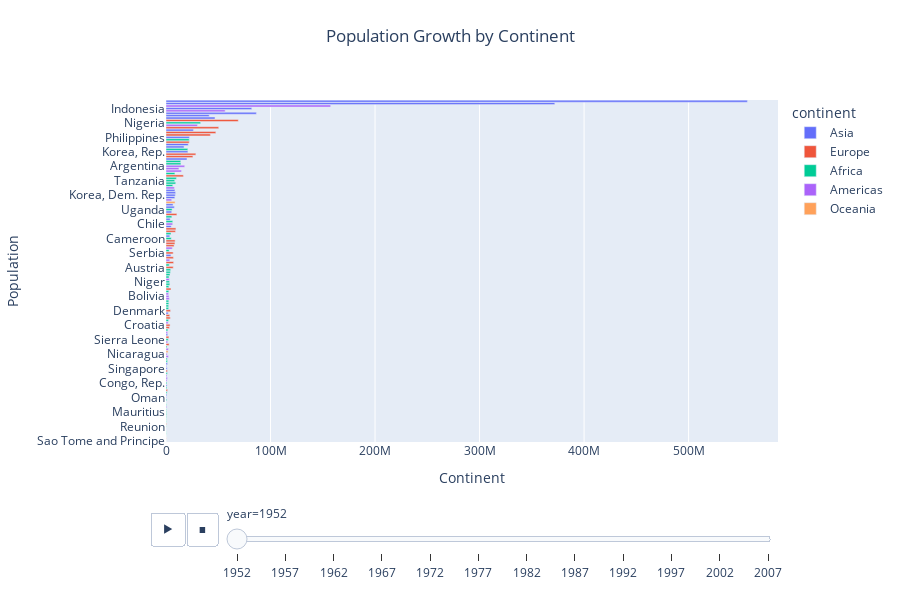

Notebook code for this chart:
### Markdown cell above
## Question 5:

Instead of the continents, lets look at individual countries. Create an animation that shows the population growth of the countries through the years

### Code cell
# YOUR CODE HERE
fig = px.bar(df, 
             x='pop', 
             y='country',
             animation_frame='year', 
             title='Population Growth by Continent',
             labels={'pop': 'Population'},
             category_orders={"country": df.groupby("country")["pop"].sum().sort_values(ascending=False).index},
             height=600, 
             color = 'continent'
            )


fig.update_layout(xaxis_title='Continent', yaxis_title='Population' , title_x=0.5, title_y=0.95)
# fig.update_xaxes(type='category')

fig.show()

### Figure 1 — Plotly figure (JSON) as saved in the notebook; plotly's stock layout.template omitted (floating-point values rounded to 4 significant figures; data arrays with more than 128 entries replaced by an {"elided": "..."} marker saying what was removed)
{"data": [{"alignmentgroup": "True", "hovertemplate": "continent=Asia<br>year=1952<br>Population=%{x}<br>country=%{y}<extra></extra>", "legendgroup": "Asia", "marker": {"color": "#636efa", "pattern": {"shape": ""}}, "name": "Asia", "offsetgroup": "Asia", "orientation": "h", "showlegend": true, "textposition": "auto", "type": "bar", "x": [8425333, 120447, 46886859, 4693836, 556263527, 2125900, 372000000, 82052000, 17272000, 5441766, 1620914, 86459025, 607914, 8865488, 20947571, 160000, 1439529, 6748378, 800663, 20092996, 9182536, 507833, 41346560, 22438691, 4005677, 1127000, 7982342, 3661549, 8550362, 21289402, 26246839, 1030585, 4963829], "xaxis": "x", "y": ["Afghanistan", "Bahrain", "Bangladesh", "Cambodia", "China", "Hong Kong, China", "India", "Indonesia", "Iran", "Iraq", "Israel", "Japan", "Jordan", "Korea, Dem. Rep.", "Korea, Rep.", "Kuwait", "Lebanon", "Malaysia", "Mongolia", "Myanmar", "Nepal", "Oman", "Pakistan", "Philippines", "Saudi Arabia", "Singapore", "Sri Lanka", "Syria", "Taiwan", "Thailand", "Vietnam", "West Bank and Gaza", "Yemen, Rep."], "yaxis": "y"}, {"alignmentgroup": "True", "hovertemplate": "continent=Europe<br>year=1952<br>Population=%{x}<br>country=%{y}<extra></extra>", "legendgroup": "Europe", "marker": {"color": "#EF553B", "pattern": {"shape": ""}}, "name": "Europe", "offsetgroup": "Europe", "orientation": "h", "showlegend": true, "textposition": "auto", "type": "bar", "x": [1282697, 6927772, 8730405, 2791000, 7274900, 3882229, 9125183, 4334000, 4090500, 42459667, 69145952, 7733250, 9504000, 147962, 2952156, 47666000, 413834, 10381988, 3327728, 25730551, 8526050, 16630000, 6860147, 3558137, 1489518, 28549870, 7124673, 4815000, 22235677, 50430000], "xaxis": "x", "y": ["Albania", "Austria", "Belgium", "Bosnia and Herzegovina", "Bulgaria", "Croatia", "Czech Republic", "Denmark", "Finland", "France", "Germany", "Greece", "Hungary", "Iceland", "Ireland", "Italy", "Montenegro", "Netherlands", "Norway", "Poland", "Portugal", "Romania", "Serbia", "Slovak Republic", "Slovenia", "Spain", "Sweden", "Switzerland", "Turkey", "United Kingdom"], "yaxis": "y"}, {"alignmentgroup": "True", "hovertemplate": "continent=Africa<br>year=1952<br>Population=%{x}<br>country=%{y}<extra></extra>", "legendgroup": "Africa", "marker": {"color": "#00cc96", "pattern": {"shape": ""}}, "name": "Africa", "offsetgroup": "Africa", "orientation": "h", "showlegend": true, "textposition": "auto", "type": "bar", "x": [9279525, 4232095, 1738315, 442308, 4469979, 2445618, 5009067, 1291695, 2682462, 153936, 14100005, 854885, 2977019, 63149, 22223309, 216964, 1438760, 20860941, 420702, 284320, 5581001, 2664249, 580653, 6464046, 748747, 863308, 1019729, 4762912, 2917802, 3838168, 1022556, 516556, 9939217, 6446316, 485831, 3379468, 33119096, 257700, 2534927, 60011, 2755589, 2143249, 2526994, 14264935, 8504667, 290243, 8322925, 1219113, 3647735, 5824797, 2672000, 3080907], "xaxis": "x", "y": ["Algeria", "Angola", "Benin", "Botswana", "Burkina Faso", "Burundi", "Cameroon", "Central African Republic", "Chad", "Comoros", "Congo, Dem. Rep.", "Congo, Rep.", "Cote d'Ivoire", "Djibouti", "Egypt", "Equatorial Guinea", "Eritrea", "Ethiopia", "Gabon", "Gambia", "Ghana", "Guinea", "Guinea-Bissau", "Kenya", "Lesotho", "Liberia", "Libya", "Madagascar", "Malawi", "Mali", "Mauritania", "Mauritius", "Morocco", "Mozambique", "Namibia", "Niger", "Nigeria", "Reunion", "Rwanda", "Sao Tome and Principe", "Senegal", "Sierra Leone", "Somalia", "South Africa", "Sudan", "Swaziland", "Tanzania", "Togo", "Tunisia", "Uganda", "Zambia", "Zimbabwe"], "yaxis": "y"}, {"alignmentgroup": "True", "hovertemplate": "continent=Americas<br>year=1952<br>Population=%{x}<br>country=%{y}<extra></extra>", "legendgroup": "Americas", "marker": {"color": "#ab63fa", "pattern": {"shape": ""}}, "name": "Americas", "offsetgroup": "Americas", "orientation": "h", "showlegend": true, "textposition": "auto", "type": "bar", "x": [17876956, 2883315, 56602560, 14785584, 6377619, 12350771, 926317, 6007797, 2491346, 3548753, 2042865, 3146381, 3201488, 1517453, 1426095, 30144317, 1165790, 940080, 1555876, 8025700, 2227000, 662850, 157553000, 2252965, 5439568], "xaxis": "x", "y": ["Argentina", "Bolivia", "Brazil", "Canada", "Chile", "Colombia", "Costa Rica", "Cuba", "Dominican Republic", "Ecuador", "El Salvador", "Guatemala", "Haiti", "Honduras", "Jamaica", "Mexico", "Nicaragua", "Panama", "Paraguay", "Peru", "Puerto Rico", "Trinidad and Tobago", "United States", "Uruguay", "Venezuela"], "yaxis": "y"}, {"alignmentgroup": "True", "hovertemplate": "continent=Oceania<br>year=1952<br>Population=%{x}<br>country=%{y}<extra></extra>", "legendgroup": "Oceania", "marker": {"color": "#FFA15A", "pattern": {"shape": ""}}, "name": "Oceania", "offsetgroup": "Oceania", "orientation": "h", "showlegend": true, "textposition": "auto", "type": "bar", "x": [8691212, 1994794], "xaxis": "x", "y": ["Australia", "New Zealand"], "yaxis": "y"}], "layout": {"barmode": "relative", "height": 600, "legend": {"title": {"text": "continent"}, "tracegroupgap": 0}, "sliders": [{"active": 0, "currentvalue": {"prefix": "year="}, "len": 0.9, "pad": {"b": 10, "t": 60}, "steps": [{"args": [["1952"], {"frame": {"duration": 0, "redraw": true}, "fromcurrent": true, "mode": "immediate", "transition": {"duration": 0, "easing": "linear"}}], "label": "1952", "method": "animate"}, {"args": [["1957"], {"frame": {"duration": 0, "redraw": true}, "fromcurrent": true, "mode": "immediate", "transition": {"duration": 0, "easing": "linear"}}], "label": "1957", "method": "animate"}, {"args": [["1962"], {"frame": {"duration": 0, "redraw": true}, "fromcurrent": true, "mode": "immediate", "transition": {"duration": 0, "easing": "linear"}}], "label": "1962", "method": "animate"}, {"args": [["1967"], {"frame": {"duration": 0, "redraw": true}, "fromcurrent": true, "mode": "immediate", "transition": {"duration": 0, "easing": "linear"}}], "label": "1967", "method": "animate"}, {"args": [["1972"], {"frame": {"duration": 0, "redraw": true}, "fromcurrent": true, "mode": "immediate", "transition": {"duration": 0, "easing": "linear"}}], "label": "1972", "method": "animate"}, {"args": [["1977"], {"frame": {"duration": 0, "redraw": true}, "fromcurrent": true, "mode": "immediate", "transition": {"duration": 0, "easing": "linear"}}], "label": "1977", "method": "animate"}, {"args": [["1982"], {"frame": {"duration": 0, "redraw": true}, "fromcurrent": true, "mode": "immediate", "transition": {"duration": 0, "easing": "linear"}}], "label": "1982", "method": "animate"}, {"args": [["1987"], {"frame": {"duration": 0, "redraw": true}, "fromcurrent": true, "mode": "immediate", "transition": {"duration": 0, "easing": "linear"}}], "label": "1987", "method": "animate"}, {"args": [["1992"], {"frame": {"duration": 0, "redraw": true}, "fromcurrent": true, "mode": "immediate", "transition": {"duration": 0, "easing": "linear"}}], "label": "1992", "method": "animate"}, {"args": [["1997"], {"frame": {"duration": 0, "redraw": true}, "fromcurrent": true, "mode": "immediate", "transition": {"duration": 0, "easing": "linear"}}], "label": "1997", "method": "animate"}, {"args": [["2002"], {"frame": {"duration": 0, "redraw": true}, "fromcurrent": true, "mode": "immediate", "transition": {"duration": 0, "easing": "linear"}}], "label": "2002", "method": "animate"}, {"args": [["2007"], {"frame": {"duration": 0, "redraw": true}, "fromcurrent": true, "mode": "immediate", "transition": {"duration": 0, "easing": "linear"}}], "label": "2007", "method": "animate"}], "x": 0.1, "xanchor": "left", "y": 0, "yanchor": "top"}], "title": {"text": "Population Growth by Continent", "x": 0.5, "y": 0.95}, "updatemenus": [{"buttons": [{"args": [null, {"frame": {"duration": 500, "redraw": true}, "fromcurrent": true, "mode": "immediate", "transition": {"duration": 500, "easing": "linear"}}], "label": "&#9654;", "method": "animate"}, {"args": [[null], {"frame": {"duration": 0, "redraw": true}, "fromcurrent": true, "mode": "immediate", "transition": {"duration": 0, "easing": "linear"}}], "label": "&#9724;", "method": "animate"}], "direction": "left", "pad": {"r": 10, "t": 70}, "showactive": false, "type": "buttons", "x": 0.1, "xanchor": "right", "y": 0, "yanchor": "top"}], "xaxis": {"anchor": "y", "domain": [0, 1], "title": {"text": "Continent"}}, "yaxis": {"anchor": "x", "categoryarray": {"elided": "142 str values"}, "categoryorder": "array", "domain": [0, 1], "title": {"text": "Population"}}}}
